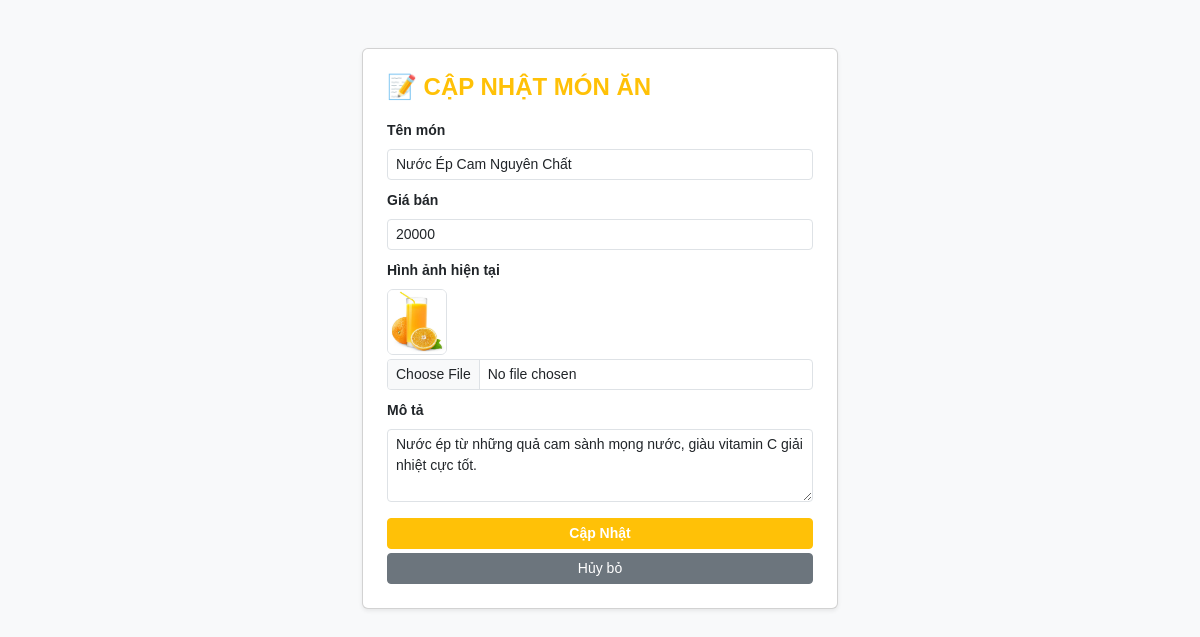
/admin/edit_product.php?id=7 (signed in), run on the app's committed database.
### tables this page shows
CREATE TABLE `products` (
  `id` int(11) NOT NULL,
  `category_id` int(11) NOT NULL,
  `name` varchar(255) NOT NULL,
  `price` int(11) NOT NULL,
  `image` varchar(255) DEFAULT NULL,
  `description` text DEFAULT NULL,
  `created_at` timestamp NOT NULL DEFAULT current_timestamp()
);

### admin/edit_product.php (the view, shortened to what this page needs)
<?php
require_once '../config/database.php';
$error = ''; $product = null;
if (isset($_GET['id'])) {
    $id = (int)$_GET['id'];
    $stmt = $conn->prepare("SELECT * FROM products WHERE id = :id LIMIT 1");
    $stmt->execute(['id' => $id]);
    $product = $stmt->fetch(PDO::FETCH_ASSOC);
} else { header('Location: index.php'); exit(); }
?>
<!DOCTYPE html>
<html lang="vi">
<head>
    <link href="https://cdn.jsdelivr.net/npm/bootstrap@5.3.0/dist/css/bootstrap.min.css" rel="stylesheet">
    <link href="../assets/css/style.css" rel="stylesheet">
</head>
<body class="bg-light">
    <div class="container mt-5 admin-edit-form-container">
        <div class="card p-4 shadow-sm">
            <h4 class="text-warning fw-bold mb-3">📝 CẬP NHẬT MÓN ĂN</h4>
            <form action="edit_product.php?id=<?= $product['id'] ?>" method="POST" enctype="multipart/form-data">
                <div class="mb-2"><label class="form-label small fw-bold">Tên món</label><input type="text" class="form-control form-control-sm" name="name" value="<?= htmlspecialchars($product['name']) ?>" required></div>
                <div class="mb-2"><label class="form-label small fw-bold">Giá bán</label><input type="number" class="form-control form-control-sm" name="price" value="<?= $product['price'] ?>" required></div>
                <div class="mb-2">
                    <label class="form-label small fw-bold">Hình ảnh hiện tại</label>
                    <?php if(!empty($product['image'])): ?><img src="../uploads/<?= $product['image'] ?>" class="mb-1 rounded border admin-product-preview"><?php endif; ?>
                    <input type="file" class="form-control form-control-sm" name="image" accept="image/*">
                </div>
                <div class="mb-3"><label class="form-label small fw-bold">Mô tả</label><textarea class="form-control form-control-sm" name="description" rows="3"><?= htmlspecialchars($product['description']) ?></textarea></div>
                <button type="submit" class="btn btn-warning text-white btn-sm w-100 fw-bold">Cập Nhật</button>
                <a href="index.php" class="btn btn-secondary btn-sm w-100 mt-1">Hủy bỏ</a>
            </form>
        </div>
    </div>
</body>
</html>

### assets/css/style.css (style rules this page uses)
body { background-color: #f8f9fa; font-family: Arial, Helvetica, sans-serif; }
.admin-edit-form-container { max-width: 500px; }
.admin-product-preview { width: 60px; display: block; }

### data on the page
products: name "Nước Ép Cam Nguyên Chất", price "20000", image (picture), description "Nước ép từ những quả cam sành mọng nước, giàu vitamin C giải nhiệt cực tốt."
